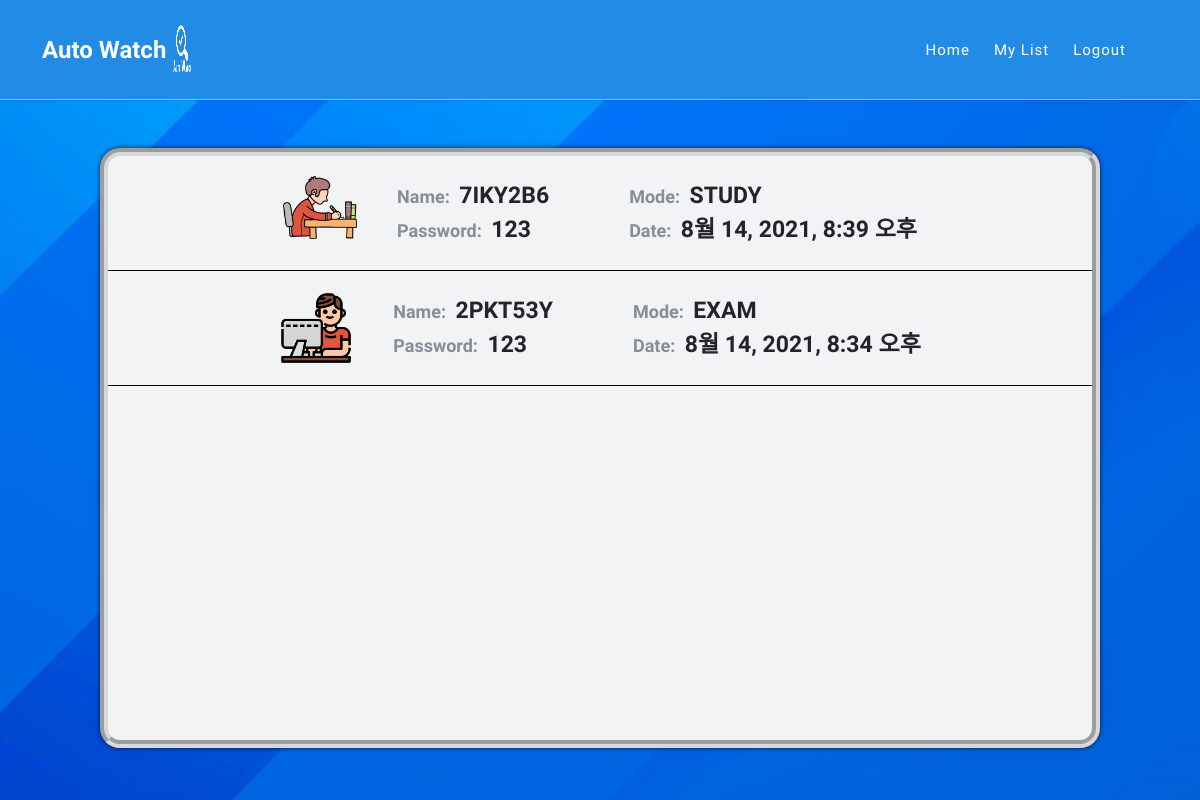
The page /main/list/room (signed in) on the database its author committed.
### main/models.py (models this page shows, shortened)
class Room(models.Model):
    room_name = models.CharField(max_length=128, verbose_name="방 이름")
    room_password = models.CharField(max_length=64, verbose_name="방 비밀번호")
    file = models.FileField(upload_to="room", verbose_name="파일", default="NULL")
    mode = models.CharField(max_length=64, verbose_name="모드", default="NULL")
    maker = models.EmailField(max_length=64, verbose_name="생성자", default="NULL")
    make_date = models.DateTimeField(auto_now_add=True, verbose_name='생성 날짜')
    member_list = models.CharField(max_length=64, verbose_name='회원명단리스트',default=None)
    class Meta:
        db_table = 'room'
        verbose_name = 'Room 명단'
        verbose_name_plural = 'Room 명단'

### main/views.py (the view)
# urls.py: path('list/room', RoomList.as_view()),
class RoomList(ListView):
    model = Room
    template_name = 'roomlist.html'
    def get_queryset(self):    # roomlist를 보여줄 queryset 특정
        QuerySet = Room.objects.filter(maker = self.request.session.get('user_email')).order_by('-make_date')
        return QuerySet

### main/templates/roomlist.html (shortened to what this page needs)
<!DOCTYPE html>
<html lang="ko" id="html">
<head>
    <link href="/static/vendor/bootstrap/css/bootstrap.min.css" rel="stylesheet">
    <link rel="stylesheet" href="/static/assets/css/fontawesome.css">
    <link rel="stylesheet" href="/static/assets/css/templatemo-seo-dream.css?after">
    <link rel="stylesheet" href="/static/assets/css/main.css">
    <link rel="stylesheet" href="/static/assets/css/makeroom.css">
    <link rel="stylesheet" href="/static/assets/css/enterroom.css?after">
    <link rel="stylesheet" href="/static/assets/css/list.css?after">
    <link rel="stylesheet" href="/static/assets/css/animated.css">
    <link rel="stylesheet" href="https://cdnjs.cloudflare.com/ajax/libs/animate.css/4.1.1/animate.min.css"/>
    <link rel="stylesheet" href="/static/assets/css/owl.css">
</head>
<body>
    <div class="animate__animated animate__fadeInDown animate__delay-0.8s">
      <header class="header-area">
        <div class="container">
          <div class="row">
            <div class="col-12">
                <nav class="main-nav">
                  <a href="/main" class="logo">
                    <h4>Auto Watch <img src="/static/assets/images/자동감시로고_-removebg-preview.png" alt="" class="auto_logo"></h4>
                  </a>
                  <ul class="nav">
                    <li class="scroll-to-section"><a href="/main">Home</a></li>
                    <li class="scroll-to-section"><a href="/main/list">My List</a></li>
                    <li class="scroll-to-section"><a href="/logout">Logout {{username}}</a></li>
                    <li class="scroll-to-section"></li>
                  </ul>
                </nav>
            </div>
          </div>
        </div>
      </header>
    </div>
    <div class="main">
      <div class="inner">
        <div class="list-wapper">
          {% if object_list %}
              {% for Room in object_list %}
                  {% if Room.mode == 'STUDY' %}
                      <div class="room-list">
                          <img src="/static/assets/images/studying.png" alt="">
                          <div class="over"><span class="list-sub-text">Name: </span><span class="list-main-text">{{Room.room_name}}</span><br><span class="list-sub-text">Password: </span><span class="list-main-text">{{Room.room_password}}</span></div>
                          <div class="under"><span class="list-sub-text">Mode: </span><span class="list-main-text">{{Room.mode}}</span><br><span class="list-sub-text">Date: </span><span class="list-main-text">{{Room.make_date}}</span></div>
                      </div>
                  {% elif Room.mode == 'EXAM' %}
                      <div class="room-list">
                          <img src="/static/assets/images/exam.png" alt="">
                          <div class="over"><span class="list-sub-text">Name: </span><span class="list-main-text">{{Room.room_name}}</span><br><span class="list-sub-text">Password: </span><span class="list-main-text">{{Room.room_password}}</span></div>
                          <div class="under"><span class="list-sub-text">Mode: </span><span class="list-main-text">{{Room.mode}}</span><br><span class="list-sub-text">Date: </span><span class="list-main-text">{{Room.make_date}}</span></div>
                      </div>
                  {%endif%}
              {% endfor%}
          {% else %}
              <div id="noroom" class="animate__animated animate__rubberBand animate__delay-0.8s">
                  <span>생성한 방이 없습니다!</span>
                  <img src="/static/assets/images/embarrassed.png" alt="">
              </div>
          {%endif%}
        </div>
      </div>
    </div>
</body>
</html>

### static/assets/css/templatemo-seo-dream.css (style rules this page uses)
* { margin: 0; padding: 0; border: 0; outline: 0; }
ul, li { padding: 0; margin: 0; list-style: none; }
header, nav, section, article, aside, footer, hgroup { display: block; }
* { box-sizing: border-box; }
html, body { font-family: 'fontawesome-webfont', sans-serif; font-weight: 400; background-color: #fff; -ms-text-size-adjust: 100%; -webkit-font-smoothing: antialiased; -moz-osx-font-smoothing: grayscale; }
a { text-decoration: none; }
html, body { background: #fff; font-family: 'Open Sans', sans-serif; }
.header-area { background-color: #228be6; border-bottom: 1px solid rgba(204,204,204, 0.7); box-shadow: 0 0 1px rgba(0,0,0, 0.7); position: absolute; top: 0px; left: 0px; right: 0px; z-index: 100; height: 100px; -webkit-transition: all .5s ease 0s; -moz-transition: all .5s ease 0s; -o-transition: all .5s ease 0s; transition: all .5s ease 0s; }
.header-area .main-nav { min-height: 80px; background: transparent; }
.header-area .main-nav .logo { float: left; -webkit-transition: all 0.3s ease 0s; -moz-transition: all 0.3s ease 0s; -o-transition: all 0.3s ease 0s; transition: all 0.3s ease 0s; }
.header-area .main-nav .logo h4 { font-size: 30px; font-weight: 800; text-transform: capitalize; color: #fff; line-height: 100px; float: left; width: 300px; -webkit-transition: all 0.3s ease 0s; -moz-transition: all 0.3s ease 0s; -o-transition: all 0.3s ease 0s; transition: all 0.3s ease 0s; }
.header-area .main-nav .logo h4 img { margin-top: 10px; width: 80px; height: 80px; }
.header-area .main-nav .nav { float: right; margin-top: 30px; margin-right: 0px; background-color: transparent; -webkit-transition: all 0.3s ease 0s; -moz-transition: all 0.3s ease 0s; -o-transition: all 0.3s ease 0s; transition: all 0.3s ease 0s; position: relative; z-index: 999; }
.header-area .main-nav .nav li { padding-left: 20px; padding-right: 20px; }
.header-area .main-nav .nav li:last-child { padding-right: 0px; padding-left: 40px; }
.header-area .main-nav .nav li a { display: block; font-weight: 500; font-size: 15px; color: #fff; text-transform: capitalize; -webkit-transition: all 0.3s ease 0s; -moz-transition: all 0.3s ease 0s; -o-transition: all 0.3s ease 0s; transition: all 0.3s ease 0s; height: 40px; line-height: 40px; border: transparent; letter-spacing: 1px; }
.header-area .nav { margin-top: 30px; }
@media (max-width: 1200px) { .header-area .main-nav .nav li { padding-left: 12px; padding-right: 12px; } }
@media (max-width: 1200px) { .header-area .main-nav:before { display: none; } }
@media (min-width: 767px) { .header-area .main-nav .nav { display: flex !important; } }
.auto_logo { width: 100px; height: 50px; }
@media (max-width: 1200px) { .header-area .main-nav .logo h4 { font-size: 24px; } }
@media (max-width: 1200px) { .header-area .main-nav .logo h4 img { max-width: 25px; margin-left: 0px; } }
@media (max-width: 1200px) { .header-area .main-nav .nav li:last-child { padding-left: 20px; } }

### static/assets/css/main.css (style rules this page uses)
html,body { width: 100%; height: 100%; overflow: hidden; background-color: rgba(0,0,0, 0.7); }
.header-area .main-nav img { margin-top: 20px; }
.main { background-image: url(../images/main-back.jpg); background-repeat: no-repeat; width: 100%; height: 100%; display: flex; justify-content: center; align-items: center; }
.inner { margin-top: 6rem; width: 1000px; height: 600px; background-color: #f1f3f5; border-radius: 20px; border: 8px rgba(204,204,204, 0.7); border-style: groove; box-shadow: 0 0 5px rgba(0,0,0, 0.7); }

### static/assets/css/list.css (style rules this page uses)
.list-wapper { overflow: scroll; width: 100%; height: 100%; }
.room-list { border-bottom: 1px solid black; display: flex; justify-content: center; align-items: center; padding: 20px; }
.room-list img { width: 74px; height: 74px; }
.list-sub-text { font-size: large; color: #868e96; font-weight: 700; margin-left: 30px; }
.list-main-text { font-size: 23px; color: #212529; font-weight: 650; margin-left: 5px; }
.over { margin-left: 10px; }
.under { margin-left: 50px; }

### rows shown on the page
Room: room_name "7IKY2B6", room_password "123", mode "STUDY", make_date "8월 14, 2021, 8:39 오후"
Room: room_name "2PKT53Y", room_password "123", mode "EXAM", make_date "8월 14, 2021, 8:34 오후"
